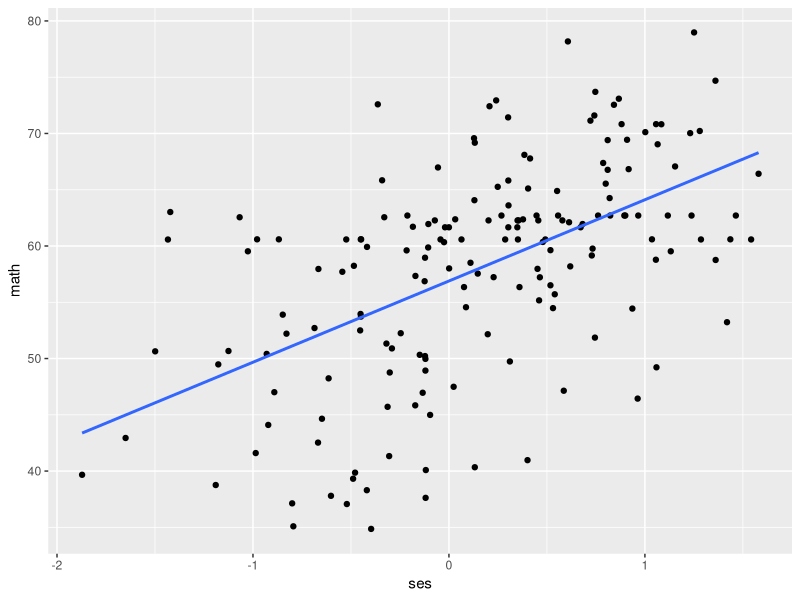

R code for this plot:
# Load Data and Dependencies ----------------------------------------------

library(dplyr) # for data manipulation
library(ggplot2) # for graphing
library(lme4) # for multilevel models
library(lmerTest) # for p-values

data <- read.csv('data/heck2011.csv', fileEncoding = "UTF-8-BOM")

# Introduction to Estimation Problems -------------------------------------

ses_l1_random <- lmer(math ~ 1 + ses + (1 + ses|schcode), data = data, REML = TRUE)

# Estimation and Optimizers -----------------------------------------------

data %>% 
  filter(schcode <= 10) %>% # subset data to make it easier to see
  ggplot(mapping = aes(x = ses, y = math)) +
  geom_point() +
  geom_smooth(method = "lm", se = FALSE, fullrange = TRUE)

# Singularity -------------------------------------------------------------

ses_l1_random <- lmer(math ~ 1 + ses + (1 + ses|schcode), data = data, REML = TRUE)

Matrix::bdiag(VarCorr(ses_l1_random))

summary(ses_l1_random)

confint(ses_l1_random, oldNames = FALSE)

ses_l1_random_cov0 <- lmer(math ~ 1 + ses + (1|schcode) + (0 + ses|schcode), data = data, REML = TRUE)
summary(ses_l1_random_cov0)

Matrix::bdiag(VarCorr(ses_l1_random_cov0))

# Deviance Testing for Model Comparison -----------------------------------

ses_l1 <- lmer(math ~ 1 + ses + (1|schcode), data = data, REML = TRUE)
ses_l1_random_cov0 <- lmer(math ~ 1 + ses + (1|schcode) + (0 + ses|schcode), data = data, REML = TRUE)

# deviance test to compare model fit
anova(ses_l1, ses_l1_random_cov0, refit = FALSE)
